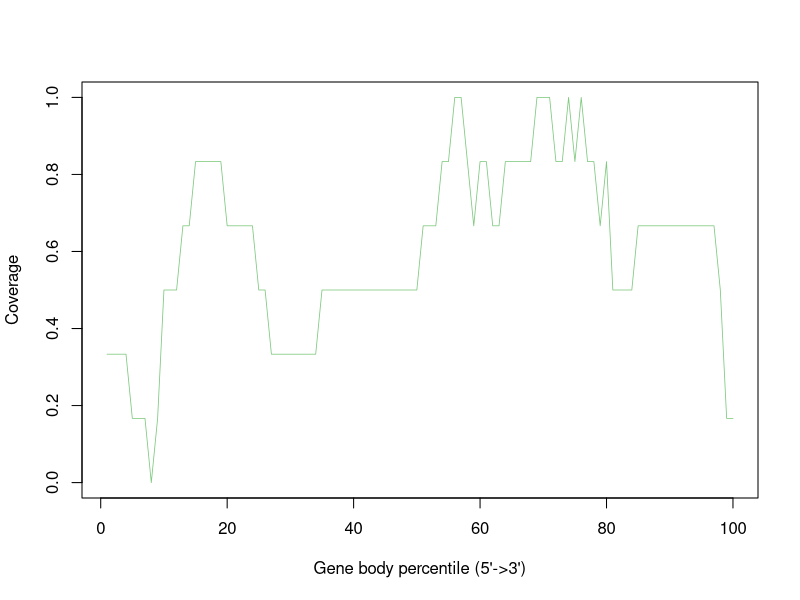

Recreate this plot in R.
Mmus_BAL_TAL_LRTN_GC_Rep2_G8_Aligned.sortedByCoord_sorted.out <- c(0.3333333333333333,0.3333333333333333,0.3333333333333333,0.3333333333333333,0.16666666666666666,0.16666666666666666,0.16666666666666666,0.0,0.16666666666666666,0.5,0.5,0.5,0.6666666666666666,0.6666666666666666,0.8333333333333334,0.8333333333333334,0.8333333333333334,0.8333333333333334,0.8333333333333334,0.6666666666666666,0.6666666666666666,0.6666666666666666,0.6666666666666666,0.6666666666666666,0.5,0.5,0.3333333333333333,0.3333333333333333,0.3333333333333333,0.3333333333333333,0.3333333333333333,0.3333333333333333,0.3333333333333333,0.3333333333333333,0.5,0.5,0.5,0.5,0.5,0.5,0.5,0.5,0.5,0.5,0.5,0.5,0.5,0.5,0.5,0.5,0.6666666666666666,0.6666666666666666,0.6666666666666666,0.8333333333333334,0.8333333333333334,1.0,1.0,0.8333333333333334,0.6666666666666666,0.8333333333333334,0.8333333333333334,0.6666666666666666,0.6666666666666666,0.8333333333333334,0.8333333333333334,0.8333333333333334,0.8333333333333334,0.8333333333333334,1.0,1.0,1.0,0.8333333333333334,0.8333333333333334,1.0,0.8333333333333334,1.0,0.8333333333333334,0.8333333333333334,0.6666666666666666,0.8333333333333334,0.5,0.5,0.5,0.5,0.6666666666666666,0.6666666666666666,0.6666666666666666,0.6666666666666666,0.6666666666666666,0.6666666666666666,0.6666666666666666,0.6666666666666666,0.6666666666666666,0.6666666666666666,0.6666666666666666,0.6666666666666666,0.6666666666666666,0.5,0.16666666666666666,0.16666666666666666)


pdf("Mmus_BAL-TAL_LRTN_GC_Rep2_G8.geneBodyCoverage.curves.pdf")
x=1:100
icolor = colorRampPalette(c("#7fc97f","#beaed4","#fdc086","#ffff99","#386cb0","#f0027f"))(1)
plot(x,Mmus_BAL_TAL_LRTN_GC_Rep2_G8_Aligned.sortedByCoord_sorted.out,type='l',xlab="Gene body percentile (5'->3')", ylab="Coverage",lwd=0.8,col=icolor[1])
dev.off()
